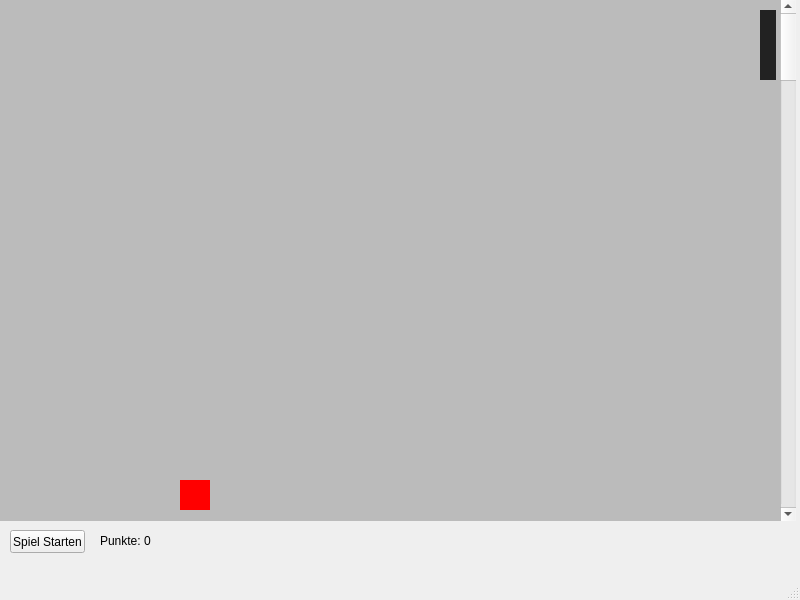
<?xml version="1.0" encoding="UTF-8"?>
<ui version="4.0">
 <class>MainWindow</class>
 <widget class="QMainWindow" name="MainWindow">
  <property name="geometry">
   <rect>
    <x>0</x>
    <y>0</y>
    <width>800</width>
    <height>600</height>
   </rect>
  </property>
  <property name="minimumSize">
   <size>
    <width>800</width>
    <height>600</height>
   </size>
  </property>
  <property name="maximumSize">
   <size>
    <width>800</width>
    <height>600</height>
   </size>
  </property>
  <property name="windowTitle">
   <string>MainWindow</string>
  </property>
  <widget class="QWidget" name="centralwidget">
   <widget class="QWidget" name="pnlGame" native="true">
    <property name="geometry">
     <rect>
      <x>0</x>
      <y>0</y>
      <width>781</width>
      <height>521</height>
     </rect>
    </property>
    <property name="maximumSize">
     <size>
      <width>16777215</width>
      <height>16777215</height>
     </size>
    </property>
    <property name="styleSheet">
     <string notr="true">background:#BBB;</string>
    </property>
    <widget class="QWidget" name="pnlBounce" native="true">
     <property name="geometry">
      <rect>
       <x>760</x>
       <y>10</y>
       <width>16</width>
       <height>70</height>
      </rect>
     </property>
     <property name="maximumSize">
      <size>
       <width>671</width>
       <height>16777215</height>
      </size>
     </property>
     <property name="styleSheet">
      <string notr="true">background:#222;</string>
     </property>
    </widget>
    <widget class="QWidget" name="pnlBall" native="true">
     <property name="geometry">
      <rect>
       <x>180</x>
       <y>480</y>
       <width>30</width>
       <height>30</height>
      </rect>
     </property>
     <property name="maximumSize">
      <size>
       <width>671</width>
       <height>16777215</height>
      </size>
     </property>
     <property name="styleSheet">
      <string notr="true">background:red;</string>
     </property>
    </widget>
   </widget>
   <widget class="QScrollBar" name="verticalScrollBar">
    <property name="geometry">
     <rect>
      <x>780</x>
      <y>0</y>
      <width>16</width>
      <height>521</height>
     </rect>
    </property>
    <property name="maximumSize">
     <size>
      <width>671</width>
      <height>16777215</height>
     </size>
    </property>
    <property name="maximum">
     <number>450</number>
    </property>
    <property name="singleStep">
     <number>70</number>
    </property>
    <property name="pageStep">
     <number>70</number>
    </property>
    <property name="orientation">
     <enum>Qt::Vertical</enum>
    </property>
   </widget>
   <widget class="QPushButton" name="btnStart">
    <property name="geometry">
     <rect>
      <x>10</x>
      <y>530</y>
      <width>75</width>
      <height>23</height>
     </rect>
    </property>
    <property name="maximumSize">
     <size>
      <width>671</width>
      <height>16777215</height>
     </size>
    </property>
    <property name="text">
     <string>Spiel Starten</string>
    </property>
   </widget>
   <widget class="QLabel" name="lblPoints">
    <property name="geometry">
     <rect>
      <x>100</x>
      <y>530</y>
      <width>671</width>
      <height>21</height>
     </rect>
    </property>
    <property name="maximumSize">
     <size>
      <width>671</width>
      <height>16777215</height>
     </size>
    </property>
    <property name="text">
     <string>Punkte: 0</string>
    </property>
   </widget>
  </widget>
  <widget class="QStatusBar" name="statusbar"/>
 </widget>
 <resources/>
 <connections/>
</ui>
